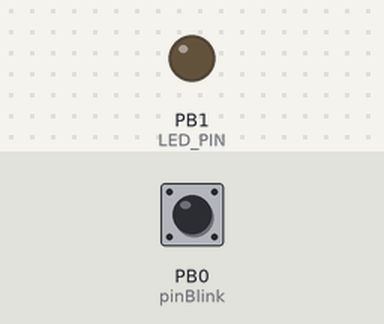
Bench run of a sketch on a simulated ATtiny85, built with avr-gcc and run on an emulated ATtiny85. On the bench: output pins drawn as LEDs (lit = HIGH). The inputs (shaded band) are chosen by the test bench; at power-on: PB0 (pinBlink) HIGH.

Above: at 1.2 s.
1.3 s: PB0 (pinBlink) pulled LOW for 0.15 s
At 2.5 s:
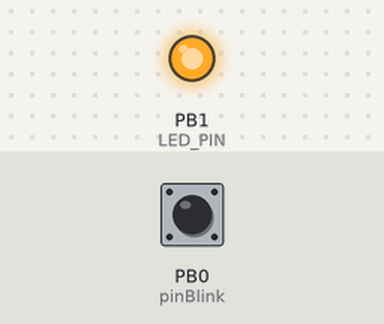
2.9 s: PB0 (pinBlink) pulled LOW for 1 s
At 4.9 s:
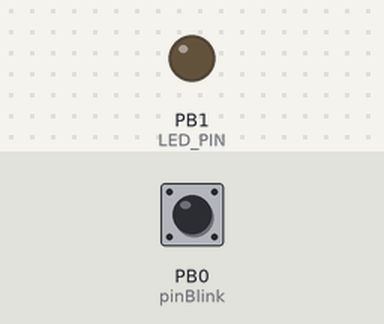
5.4 s: PB0 (pinBlink) pulled LOW for 3.2 s
At 9.7 s:
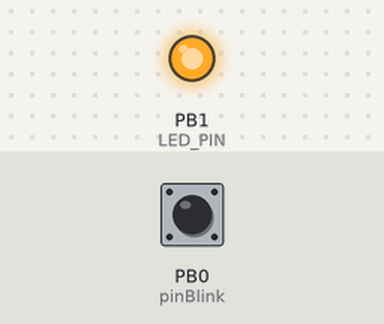
Timing chart, 0 to 11.2 s (numbered marks = the images above; inputs shaded):
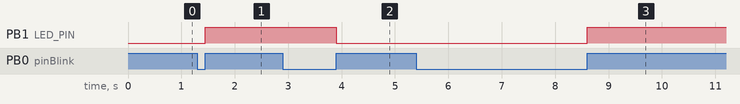

The sketch:

a-01-PinChangeInterrupt.ino
```cpp
// https://github.com/NicoHood/PinChangeInterrupt/blob/master/examples/PinChangeInterrupt_LowLevel/PinChangeInterrupt_LowLevel.ino

/*
 Copyright (c) 2014-2015 NicoHood
 See the readme for credit to other people.

 PinChangeInterrupt_LowLevel
 Demonstrates how to use the library without the API

 Make sure to comment "//#define PCINT_API" in the settings file.

 To maximize speed and size also uncomment all not used pins above.
 Then you could also uncomment "#define PCINT_COMPILE_ENABLED_ISR"
 to get away the .a linkage overhead.

 Connect a button/cable to pin 7 and ground (Uno).
 Strong overwritten callback functions are called when an interrupt occurs.
 The Led state will change if the pin state does.

 PinChangeInterrupts are different than normal Interrupts.
 See readme for more information.
 Dont use Serial or delay inside interrupts!
 This library is not compatible with SoftSerial.

 The following pins are usable for PinChangeInterrupt:
 Arduino Uno/Nano/Mini: All pins are usable
 Arduino Mega: 10, 11, 12, 13, 50, 51, 52, 53, A8 (62), A9 (63), A10 (64),
               A11 (65), A12 (66), A13 (67), A14 (68), A15 (69)
 Arduino Leonardo/Micro: 8, 9, 10, 11, 14 (MISO), 15 (SCK), 16 (MOSI)
 HoodLoader2: All (broken out 1-7) pins are usable
 Attiny 24/44/84: All pins are usable
 Attiny 25/45/85: All pins are usable
 Attiny 13: All pins are usable
 Attiny 441/841: All pins are usable
 ATmega644P/ATmega1284P: All pins are usable
 */

 #include "PinChangeInterrupt.h"

// Choose a valid PinChangeInterrupt pin of your Arduino board
#define pinBlink 0
#define LED_PIN 1

void setup() {
  // set pin to input with a pullup, led to output
  pinMode(pinBlink, INPUT_PULLUP);
  //pinMode(pinBlink, INPUT);
  pinMode(LED_PIN, OUTPUT);

  // Attach the new PinChangeInterrupt and enable event function below
  attachPCINT(digitalPinToPCINT(pinBlink), blinkLed, RISING);
}

void blinkLed(void) {
  // Switch Led state
  digitalWrite(LED_PIN, !digitalRead(LED_PIN));
  //detachPCINT(digitalPinToPCINT(pinBlink));
}

void loop() {
  // Nothing to do here
}
```

Measured:
- after the input at 1.3 s, PB1 (LED_PIN): LOW → HIGH after 0.15 s
- after the input at 2.9 s, PB1 (LED_PIN): HIGH → LOW after 1.0 s
- after the input at 5.4 s, PB1 (LED_PIN): LOW → HIGH after 3.2 s
